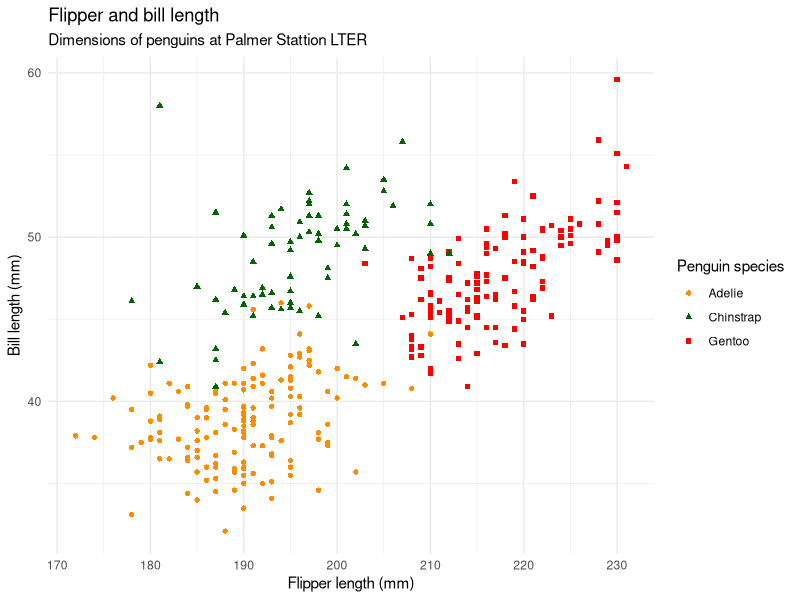

The R source for this figure:
## ---- chunk 1
#| label: load-packages
#| include: false

library(tidyverse)
library(palmerpenguins)
## ---- chunk 2
#| label: plot-penguins
#| warning: false
#| echo: false

ggplot(penguins,
       aes(x = flipper_length_mm, y = bill_length_mm)) +
  geom_point(aes(color = species, shape = species)) +
  scale_color_manual(values = c("darkorange", "darkgreen","red")) +
  labs(
    title = "Flipper and bill length",
    subtitle = "Dimensions of penguins at Palmer Stattion LTER",
    x = "Flipper length (mm)", y = "Bill length (mm)",
    color = "Penguin species", shape = "Penguin species"
  ) +
  theme_minimal()
